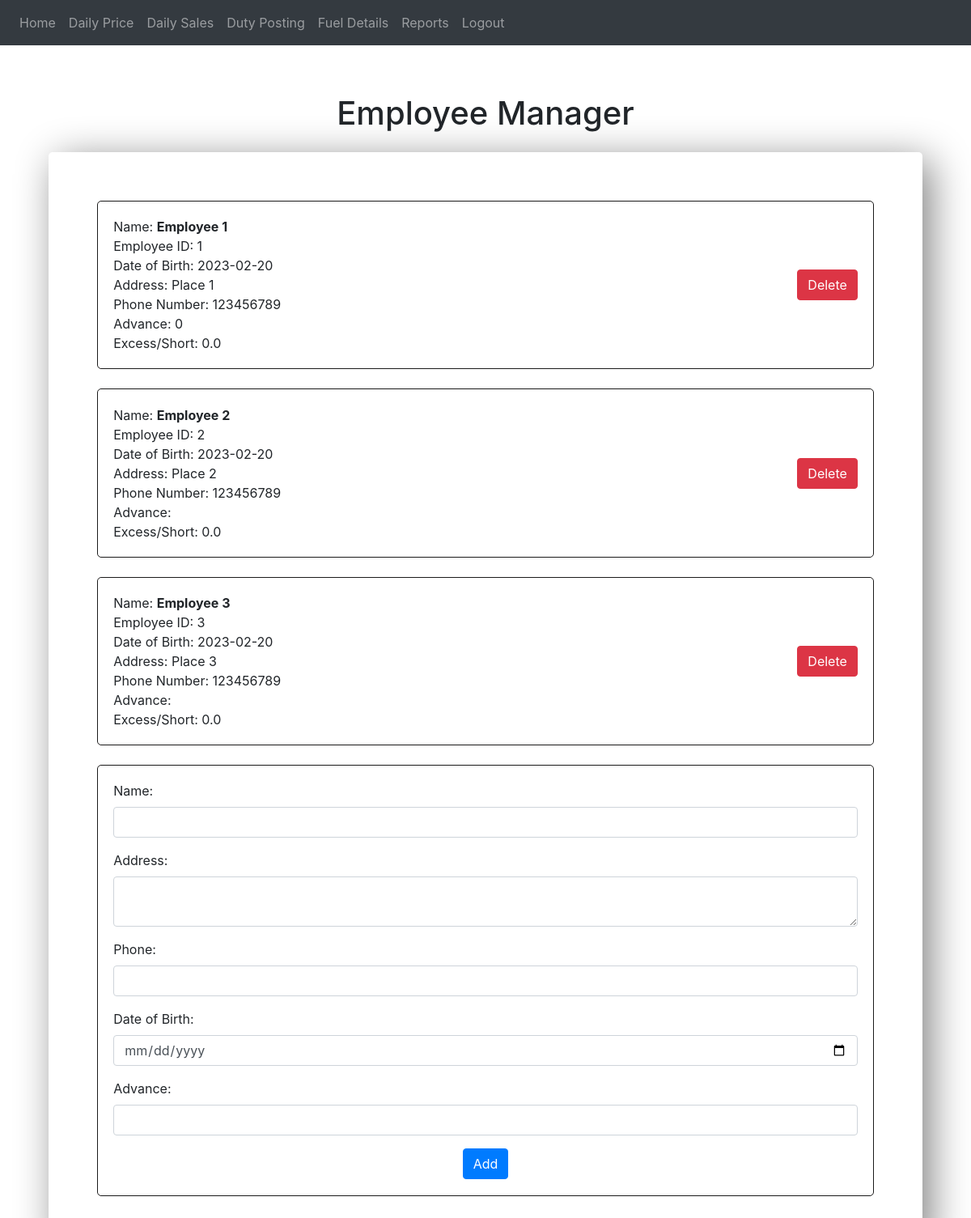
The page /employeemanager (signed in) on the database as committed earlier.
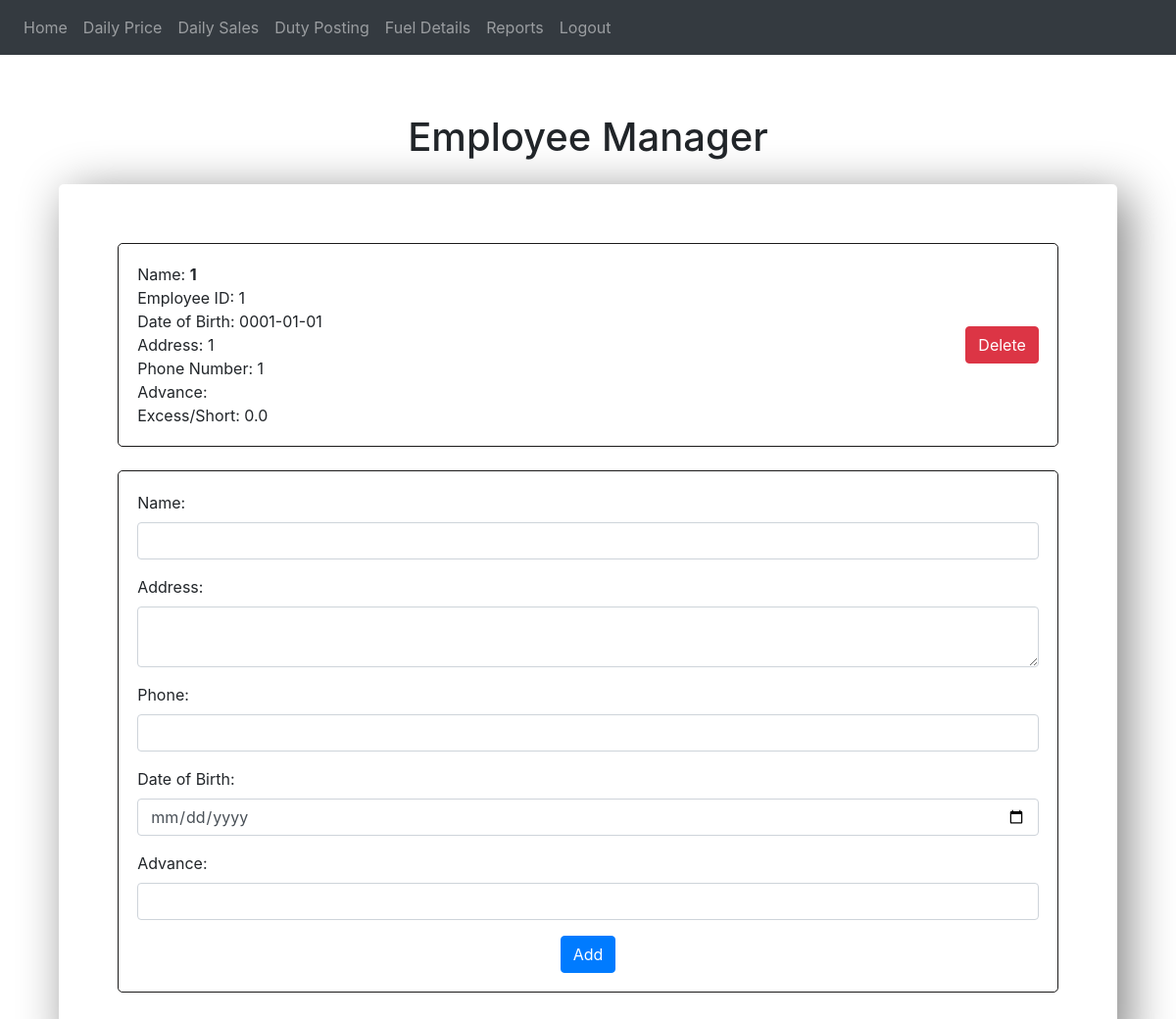
The same page on the database as committed later.
### website/models.py (models this page shows)
class employee(db.Model):
    emp_id = db.Column(db.Integer, primary_key = True)
    name = db.Column(db.String(150))
    dob = db.Column(db.Date)
    address = db.Column(db.String(150))
    phone = db.Column(db.String(150))
    emp_id_sales = db.relationship('sales')
    emp_id_duty = db.relationship('duty_posting')
    excess_short = db.Column(db.Float)
    advance = db.Column(db.Integer)

### website/views.py (the view, shortened to what this page needs)
@views.route('/employeemanager', methods=['GET','POST'])
@login_required
def employeemanager():
    name = request.form.get("name")
    dob = request.form.get("dob")
    address = request.form.get("address")
    phone = request.form.get("phone")
    advance = request.form.get("advance")
    employees = employee.query.all()
    return render_template("employeemanager.html", user=current_user, employees = employees)

### website/templates/employeemanager.html (shortened to what this page needs)
{% extends 'base.html' %}
{% block content %}
<h1 align="center" style="margin-top: 5%;">Employee Manager</h1>
<div style="margin: 5%; margin-top: 2%; border: black 2px; padding: 5%; border-radius: 5px; box-shadow: 10px 10px 50px grey">
  {% for employee in employees %}
  <div style="border: solid rgb(27, 26, 26) 1px; border-radius: 5px; padding: 2%;">
    <div style="display: flex; align-items: center; justify-content: space-between;">
      <div style="flex: 1;">
        <div>Name: <b>{{ employee.name }}</b></div>
        <div>Employee ID: {{ employee.emp_id }}</div>
        <div>Date of Birth: {{ employee.dob }}</div>
        <div>Address: {{ employee.address }}</div>
        <div>Phone Number: {{ employee.phone }}</div>
        <div>Advance: {{ employee.advance }}</div>
        <div>Excess/Short: {{ employee.excess_short }}</div>
      </div>
      <form action="{{ url_for('views.delete_employee', id=employee.emp_id) }}" method="post">
        <button type="submit" class="btn btn-danger">Delete</button>
      </form>
    </div>
  </div>
  <br>
  {% endfor %}
  <div style="border: solid rgb(27, 26, 26) 1px; border-radius: 5px; padding: 2%;">
    <form method="POST">
      <div class="form-group">
        <label for="name">Name:</label>
        <input type="text" class="form-control" id="name" name="name">
      </div>
      <div class="form-group">
        <label for="address">Address:</label>
        <textarea class="form-control" id="address" name="address"></textarea>
      </div>
      <div class="form-group">
        <label for="phone">Phone:</label>
        <input type="text" class="form-control" id="phone" name="phone">
      </div>
      <div class="form-group">
        <label for="dob">Date of Birth:</label>
        <input type="date" class="form-control" id="dob" name="dob">
      </div>
      <div class="form-group">
        <label for="advance">Advance:</label>
        <input type="text" class="form-control" id="advance" name="advance">
      </div>
      <div align="center">
        <button type="submit" class="btn btn-primary">Add</button>
      </div>
    </form>
  </div>
</div>
{% endblock %}

### website/templates/base.html (shortened to what this page needs)
<!DOCTYPE html>
<html>
<head>
  <link rel="stylesheet" href="https://stackpath.bootstrapcdn.com/bootstrap/4.4.1/css/bootstrap.min.css"
 />
  <link rel="stylesheet" href="https://stackpath.bootstrapcdn.com/font-awesome/4.7.0/css/font-awesome.min.css"
 />
</head>
<body>
  <nav class="navbar navbar-expand-lg navbar-dark bg-dark">
    <div class="collapse navbar-collapse" id="navbar">
      <div class="navbar-nav">
        {% if user.is_authenticated %}
       <a class="nav-item nav-link" id="home" href="/">Home</a>
       {% if user.user_id=="manager" %}
            <a class="nav-item nav-link" id="dailyprice" href="/dailyprice">Daily Price</a>
            <a class="nav-item nav-link" id="dailysales" href="/dailysales">Daily Sales</a>
            <a class="nav-item nav-link" id="dutyposting" href="/dutyposting">Duty Posting</a>
            <a class="nav-item nav-link" id="fueldetails" href="/fueldetails">Fuel Details</a>
            <a class="nav-item nav-link" id="reports" href="/reports">Reports</a>
            <a class="nav-item nav-link ml-auto" id="logout" href="/logout" style="float: right;">Logout</a>
       {% endif %}
        {% else %}
        <a class="nav-item nav-link" id="manlogin" href="/login">Login</a>
        {% endif %}
      </div>
  </nav>
  <div>
    {% block content %}
    {% endblock %}
  </div>
</body>
</html>

Rows that differ between the two databases and show on the page:
removed employee: name "Employee 2", emp_id "2", dob "2023-02-20", address "Place 2", phone "123456789", excess_short "0.0"
removed employee: name "Employee 3", emp_id "3", dob "2023-02-20", address "Place 3", phone "123456789", excess_short "0.0"
changed employee id 1: name "Employee 1" → "1"; dob "2023-02-20" → "0001-01-01"; address "Place 1" → "1"; phone "123456789" → "1"; advance "0" → (not shown)
